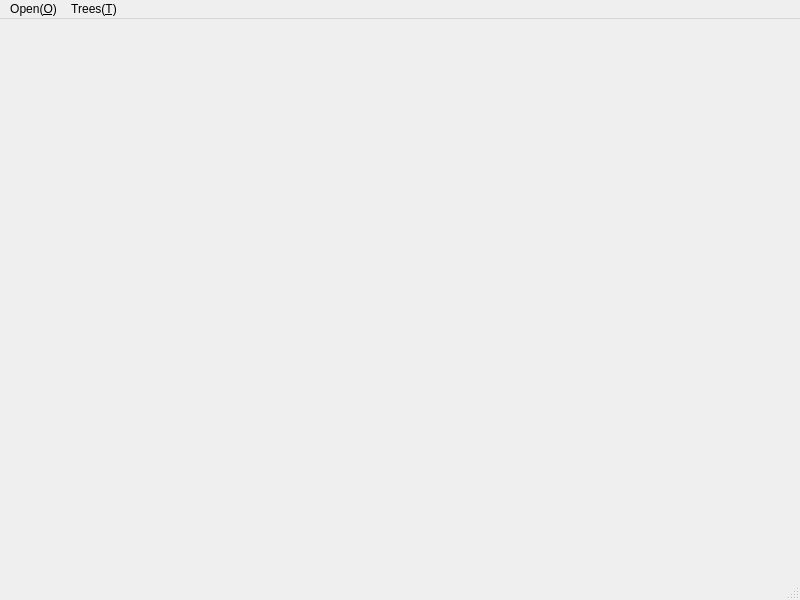
<?xml version="1.0" encoding="UTF-8"?>
<ui version="4.0">
 <class>MainWindow</class>
 <widget class="QMainWindow" name="MainWindow">
  <property name="geometry">
   <rect>
    <x>0</x>
    <y>0</y>
    <width>800</width>
    <height>600</height>
   </rect>
  </property>
  <property name="windowTitle">
   <string>MainWindow</string>
  </property>
  <widget class="QWidget" name="centralwidget">
   <layout class="QGridLayout" name="gridLayout"/>
  </widget>
  <widget class="QMenuBar" name="menubar">
   <property name="geometry">
    <rect>
     <x>0</x>
     <y>0</y>
     <width>800</width>
     <height>21</height>
    </rect>
   </property>
   <widget class="QMenu" name="menuTrees_T">
    <property name="title">
     <string>Trees(&amp;T)</string>
    </property>
    <addaction name="newTree"/>
   </widget>
   <widget class="QMenu" name="menuOpen_O">
    <property name="title">
     <string>Open(&amp;O)</string>
    </property>
    <addaction name="actionOpen_Dir_O"/>
    <addaction name="actionRecent_Dirs_R"/>
   </widget>
   <addaction name="menuOpen_O"/>
   <addaction name="menuTrees_T"/>
  </widget>
  <widget class="QStatusBar" name="statusbar"/>
  <action name="newTree">
   <property name="text">
    <string>New Tree(&amp;N)</string>
   </property>
  </action>
  <action name="actionOpen_Dir_O">
   <property name="text">
    <string>Open Dir(&amp;O)</string>
   </property>
  </action>
  <action name="actionRecent_Dirs_R">
   <property name="text">
    <string>Recent Dirs(&amp;R)</string>
   </property>
  </action>
 </widget>
 <resources/>
 <connections/>
</ui>
